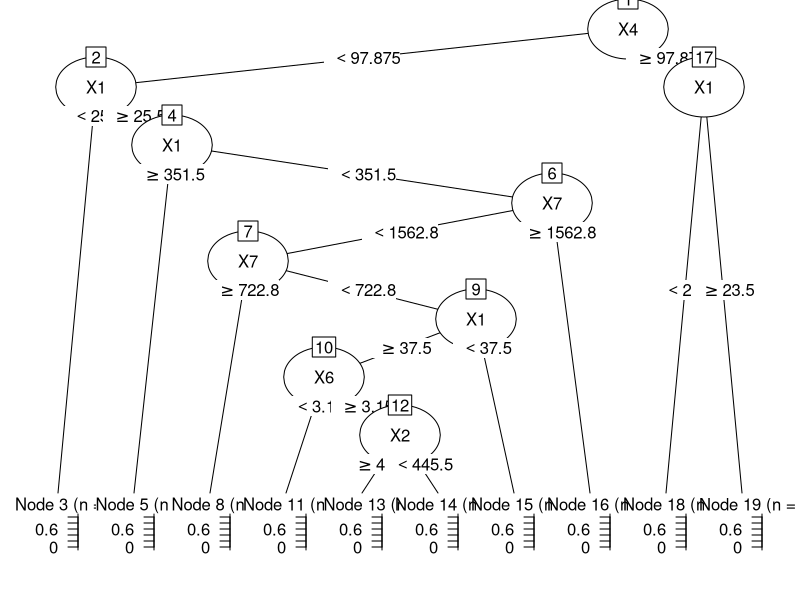
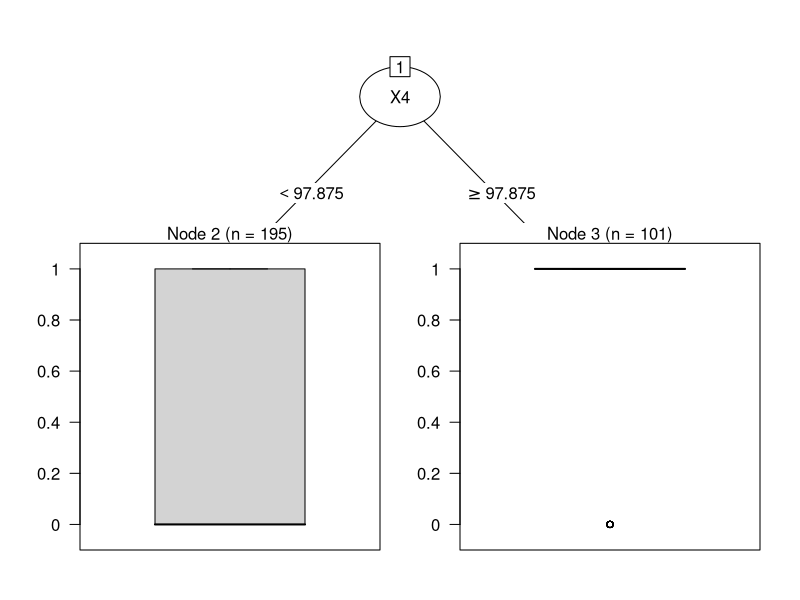
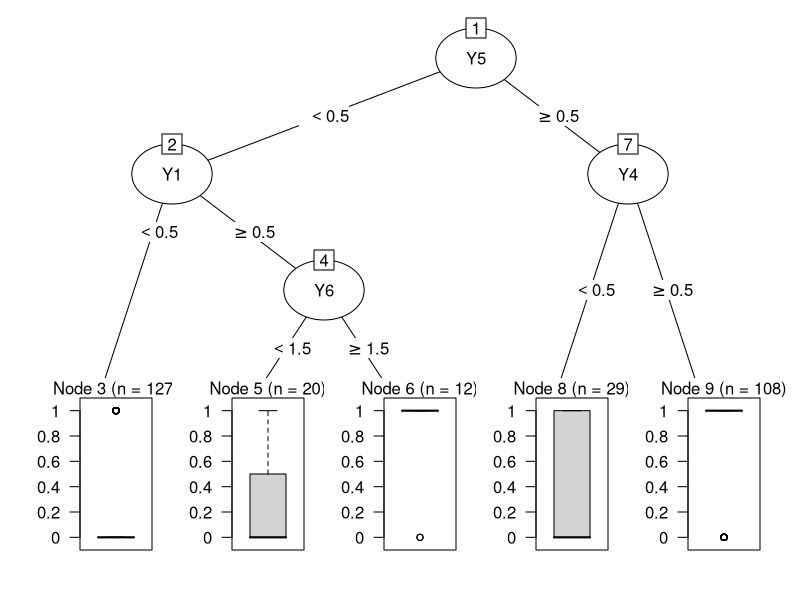
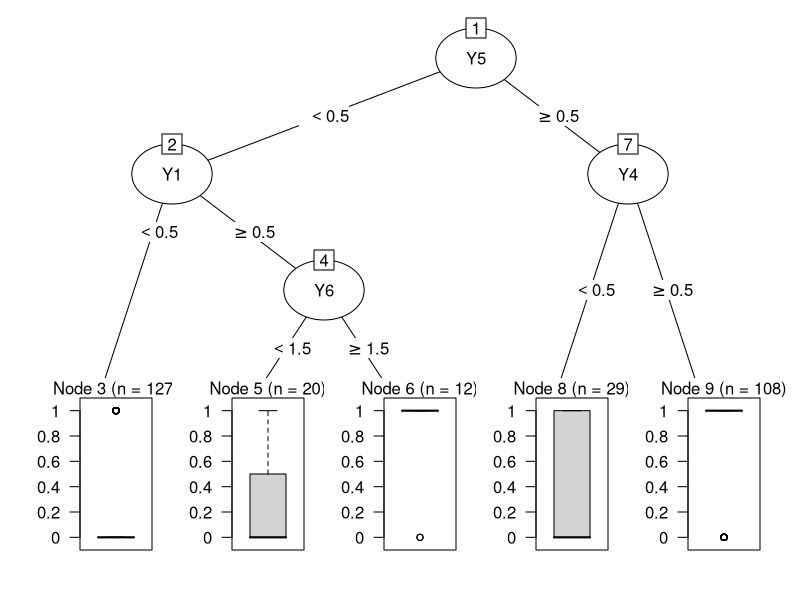
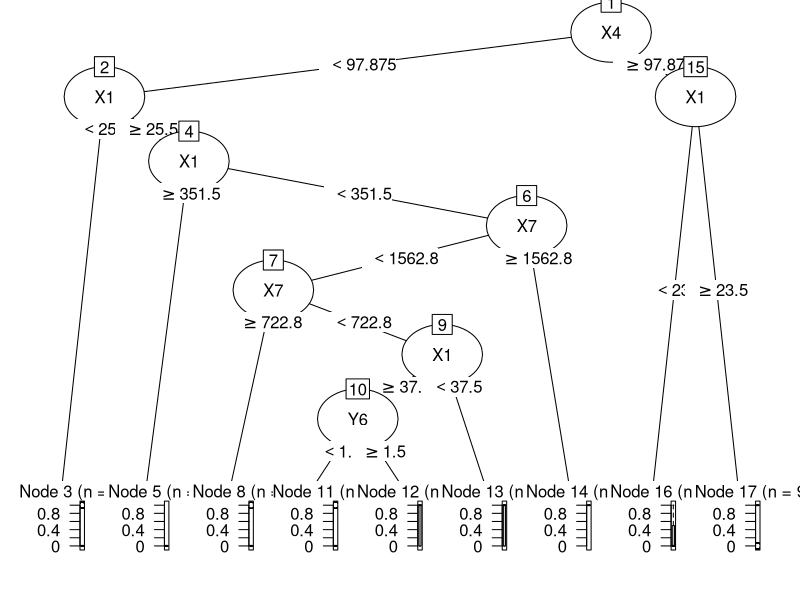
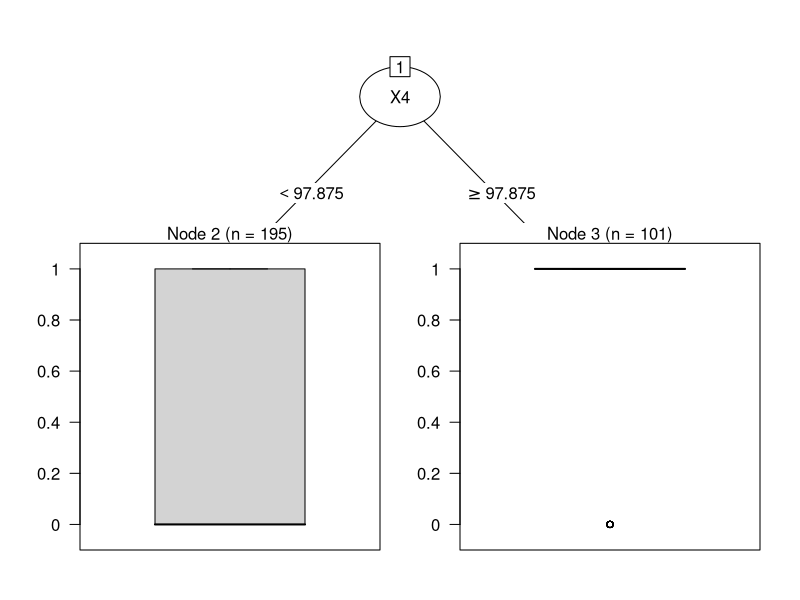
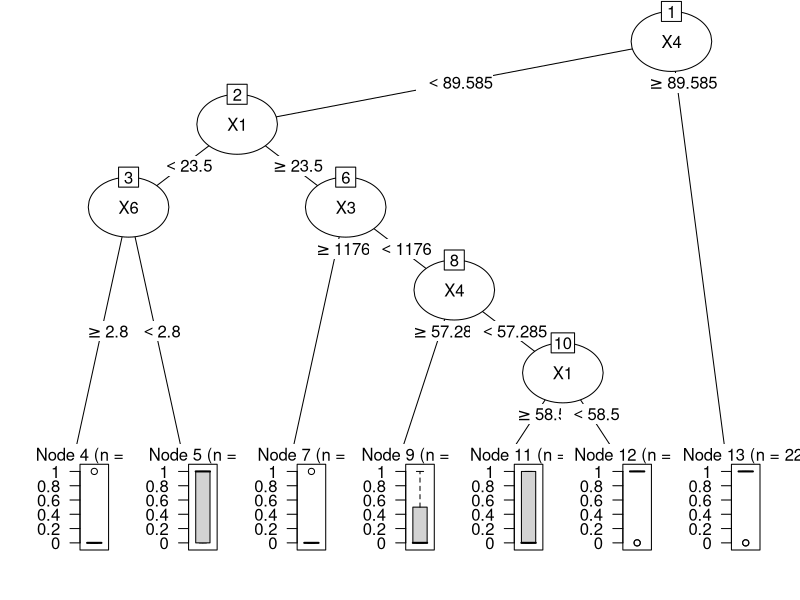
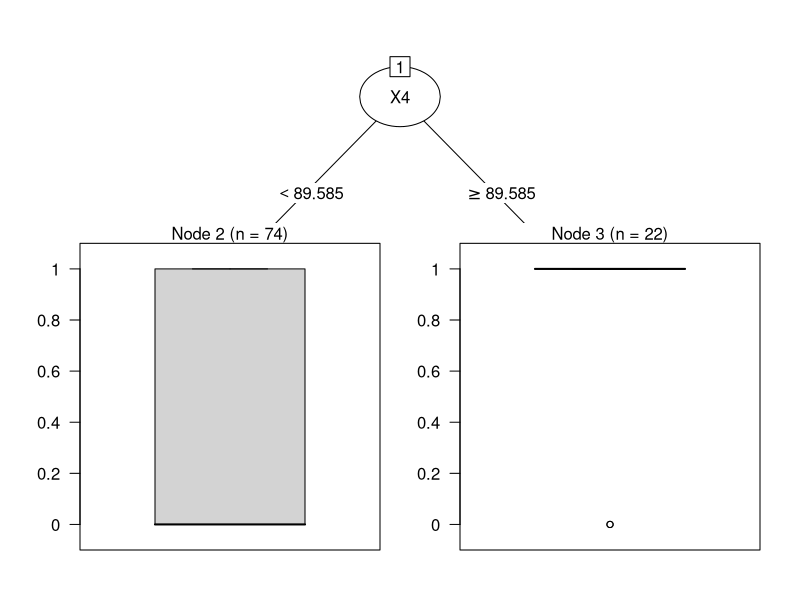

Here is the R script that generated these plots, in order:
#install.packages("party")
#nstall.packages ("partykit") 
#nstall.packages ("rpart") 

library(party)
library("partykit") 
library("rpart") 

Data <- read.csv("data.csv", header=TRUE, sep= ",")
print(head(Data))
#head(Data$X2)
#handle null data
random.imp <- function(a){
  missing <- is.na(a)
  n.missing <- sum(missing)
  a.obs <- a[!missing]
  imputed <- a
  imputed[missing] <- sample(a.obs, n.missing, replace = TRUE)
  return(imputed)
}

#fill null data of X
Data$X1 <- random.imp(Data$X1)
Data$X2 <- random.imp(Data$X2)
Data$X3 <- random.imp(Data$X3)
Data$X4 <- random.imp(Data$X4)
Data$X5 <- random.imp(Data$X5)
Data$X6 <- random.imp(Data$X6)
Data$X7 <- random.imp(Data$X7)
#fill null data of Y
Data$Y1 <- random.imp(Data$Y1)
Data$Y2 <- random.imp(Data$Y2)
Data$Y3 <- random.imp(Data$Y3)
Data$Y4 <- random.imp(Data$Y4)
Data$Y5 <- random.imp(Data$Y5)
Data$Y6 <- random.imp(Data$Y6)
Data$Y7 <- random.imp(Data$Y7)

#check if any null values
sum(is.na(Data))


#Decision tree using X data
print(head(Data[c(4:10)]))
# Create the input data frame.
input_X <- Data[c(4:10)]
str(input_X) 
attach(input_X)
DT_Model_X <-rpart(Data$Response~., data=input_X, method='class', control=rpart.control(minsplit=15, minbucket=5, maxdepth=8))
plot(as.party(DT_Model_X)) 
print(DT_Model_X)
#Prune the tree
opt <- which.min(DT_Model_X$cptable [, "xerror"])
cp <- DT_Model_X$cptable [opt,"CP"]
DT_Model_X_pruned <- prune(DT_Model_X, cp=cp)
plot(as.party(DT_Model_X_pruned))
#Calculate accuracy of tree
prediction_X = predict(DT_Model_X_pruned, Data, type="class")
table_mat_X <- table(Data$Response, prediction_X)
accuracy_Test_X <- sum(diag(table_mat_X)) / sum(table_mat_X)
print(paste("Accuracy for Decision tree using X data: ",accuracy_Test_X))
print(DT_Model_X_pruned)
summary(DT_Model_X_pruned)

#Decision tree using Y data
print(head(Data[c(11:17)]))
# Create the input data frame.
input_Y <- Data[c(11:17)]
str(input_Y) 
attach(input_Y)
DT_Model_Y <-rpart(Data$Response~., data=input_Y, method='class', control=rpart.control(minsplit=15, minbucket=5, maxdepth=8))
plot(as.party(DT_Model_Y)) 
print(DT_Model_Y)
#Prune the tree
opt <- which.min(DT_Model_Y$cptable [, "xerror"])
cp <- DT_Model_Y$cptable [opt,"CP"]
DT_Model_Y_pruned <- prune(DT_Model_Y, cp=cp)
plot(as.party(DT_Model_Y_pruned))
#Calculate accuracy of tree
prediction_Y = predict(DT_Model_Y_pruned, Data, type="class")
table_mat_Y <- table(Data$Response, prediction_Y)
accuracy_Test_Y <- sum(diag(table_mat_Y)) / sum(table_mat_Y)
print(paste("Accuracy for Decision tree using Y data: ",accuracy_Test_Y))
summary(DT_Model_Y_pruned)

#Decision tree using X & Y data 
print(head(Data[c(4:17)]))
# Create the input data frame.
input_XY <- Data[c(4:17)]
str(input_XY) 
attach(input_XY)
DT_Model_XY <-rpart(Data$Response~., data=input_XY, method='class', control=rpart.control(minsplit=15, minbucket=5, maxdepth=8))
plot(as.party(DT_Model_XY)) 
print(DT_Model_XY)
#Prune the tree
opt <- which.min(DT_Model_XY$cptable [, "xerror"])
cp <- DT_Model_XY$cptable [opt,"CP"]
DT_Model_XY_pruned <- prune(DT_Model_XY, cp=cp)
plot(as.party(DT_Model_XY_pruned))
#Calculate accuracy of tree
prediction_XY = predict(DT_Model_XY_pruned, Data, type="class")
table_mat_XY <- table(Data$Response, prediction_XY)
accuracy_Test_XY <- sum(diag(table_mat_XY)) / sum(table_mat_XY)
print(paste("Accuracy for Decision tree using X & Y data: ",accuracy_Test_XY))
summary(DT_Model_XY_pruned)

#Decision tree using X data for group 0
# Create the input data frame.
input_X_Group <- Data[c(2:10)]
input_X_G0 <- subset(input_X_Group, Group == 0)
print(head(input_X_G0))
str(input_X_G0) 
attach(input_X_G0)
DT_Model_X_G0 <-rpart(Response~., data=input_X_G0, method='class',control=rpart.control(minsplit=15, minbucket=5, maxdepth=8))
plot(as.party(DT_Model_X_G0)) 
print(DT_Model_X_G0)
#Prune the tree
opt <- which.min(DT_Model_X_G0$cptable [, "xerror"])
cp <- DT_Model_X_G0$cptable [opt,"CP"]
DT_Model_X_G0_pruned <- prune(DT_Model_X_G0, cp=cp)
plot(as.party(DT_Model_X_G0_pruned))
#Calculate accuracy of tree
prediction_X_G0 = predict(DT_Model_X_G0_pruned, Data, type="class")
table_mat_X_G0 <- table(Data$Response, prediction_X_G0)
accuracy_Test_X_G0 <- sum(diag(table_mat_X_G0)) / sum(table_mat_X_G0)
print(paste("Accuracy for Decision tree using X data for group 0: ",accuracy_Test_X_G0))
summary(DT_Model_X_G0_pruned)

#Decision tree using Y data for group 0
# Create the input data frame.
input_Y_Group <- Data[c(2,3,11,12,13,14,15,16,17)]
input_Y_G0 <- subset(input_Y_Group, Group == 0)
str(input_Y_G0) 
attach(input_Y_G0)
DT_Model_Y_G0 <-rpart(Response~., data=input_Y_G0, method='class', control=rpart.control(minsplit=15, minbucket=5, maxdepth=8))
plot(as.party(DT_Model_Y_G0)) 
print(DT_Model_Y_G0)
#Prune the tree
opt <- which.min(DT_Model_Y_G0$cptable [, "xerror"])
cp <- DT_Model_Y_G0$cptable [opt,"CP"]
DT_Model_Y_G0_pruned <- prune(DT_Model_Y_G0, cp=cp)
plot(as.party(DT_Model_Y_G0_pruned))
#Calculate accuracy of tree
prediction_Y_G0 = predict(DT_Model_Y_G0_pruned, Data, type="class")
table_mat_Y_G0 <- table(Data$Response, prediction_Y_G0)
accuracy_Test_Y_G0 <- sum(diag(table_mat_Y_G0)) / sum(table_mat_Y_G0)
print(paste("Accuracy for Decision tree using Y data for group 0: ",accuracy_Test_Y_G0))
summary(DT_Model_Y_G0_pruned)

#Decision tree using X & Y data for group 0
# Create the input data frame.
input_XY_Group <- Data[c(2:17)]
input_XY_G0 <- subset(input_XY_Group, Group == 0)
str(input_XY_G0) 
attach(input_XY_G0)
DT_Model_XY_G0 <-rpart(Response~., data=input_XY_G0, method='class', control=rpart.control(minsplit=15, minbucket=5, maxdepth=8))
plot(as.party(DT_Model_XY_G0)) 
print(DT_Model_XY_G0)
#Prune the tree
opt <- which.min(DT_Model_XY_G0$cptable [, "xerror"])
cp <- DT_Model_XY_G0$cptable [opt,"CP"]
DT_Model_XY_G0_pruned <- prune(DT_Model_XY_G0, cp=cp)
plot(as.party(DT_Model_XY_G0_pruned))
#Calculate accuracy of tree
prediction_XY_G0 = predict(DT_Model_XY_G0_pruned, Data, type="class")
table_mat_XY_G0 <- table(Data$Response, prediction_XY_G0)
accuracy_Test_XY_G0 <- sum(diag(table_mat_XY_G0)) / sum(table_mat_XY_G0)
print(paste("Accuracy for Decision tree using X & Y data for group 0: ",accuracy_Test_XY_G0))
summary(DT_Model_XY_G0_pruned)

#Decision tree using X data for group 1
# Create the input data frame.
input_X_G1 <- subset(input_X_Group, Group == 1)
print(head(input_X_G1))
str(input_X_G1) 
attach(input_X_G1)
DT_Model_X_G1 <-rpart(Response~., data=input_X_G1, method='class', control=rpart.control(minsplit=15, minbucket=5, maxdepth=8))
plot(as.party(DT_Model_X_G1)) 
print(DT_Model_X_G1)
#Prune the tree
opt <- which.min(DT_Model_X_G1$cptable [, "xerror"])
cp <- DT_Model_X_G1$cptable [opt,"CP"]
DT_Model_X_G1_pruned <- prune(DT_Model_X_G1, cp=cp)
plot(as.party(DT_Model_X_G1_pruned))
#Calculate accuracy of tree
prediction_X_G1 = predict(DT_Model_X_G1_pruned, Data, type="class")
table_mat_X_G1 <- table(Data$Response, prediction_X_G1)
accuracy_Test_X_G1 <- sum(diag(table_mat_X_G1)) / sum(table_mat_X_G1)
print(paste("Accuracy for Decision tree using X data for group 1: ",accuracy_Test_X_G1))
summary(DT_Model_X_G1_pruned)

#Decision tree using Y data for group 1
# Create the input data frame.
input_Y_G1 <- subset(input_Y_Group, Group == 1)
print(head(input_Y_G1))
str(input_Y_G1) 
attach(input_Y_G1)
DT_Model_Y_G1 <-rpart(Response~., data=input_Y_G1, method='class', control=rpart.control(minsplit=15, minbucket=5, maxdepth=8))
plot(as.party(DT_Model_Y_G1)) 
print(DT_Model_Y_G1)
#Prune the tree
opt <- which.min(DT_Model_Y_G1$cptable [, "xerror"])
cp <- DT_Model_Y_G1$cptable [opt,"CP"]
DT_Model_Y_G1_pruned <- prune(DT_Model_Y_G1, cp=cp)
plot(as.party(DT_Model_Y_G1_pruned))
#Calculate accuracy of tree
prediction_Y_G1 = predict(DT_Model_Y_G1_pruned, Data, type="class")
table_mat_Y_G1 <- table(Data$Response, prediction_Y_G1)
accuracy_Test_Y_G1 <- sum(diag(table_mat_Y_G1)) / sum(table_mat_Y_G1)
print(paste("Accuracy for Decision tree using Y data for group 1: ",accuracy_Test_Y_G1))
summary(DT_Model_Y_G1_pruned)

#Decision tree using X & Y data for group 1
input_XY_G1 <- subset(input_XY_Group, Group == 1)
print(head(input_XY_G1))
str(input_XY_G1) 
attach(input_XY_G1)
DT_Model_XY_G1 <-rpart(Response~., data=input_XY_G1, method='class', control=rpart.control(minsplit=15, minbucket=5, maxdepth=8))
plot(as.party(DT_Model_XY_G1)) 
print(DT_Model_XY_G1)
#Prune the tree
opt <- which.min(DT_Model_XY_G1$cptable [, "xerror"])
cp <- DT_Model_XY_G1$cptable [opt,"CP"]
DT_Model_XY_G1_pruned <- prune(DT_Model_XY_G1, cp=cp)
plot(as.party(DT_Model_XY_G1_pruned))
#Calculate accuracy of tree
prediction_XY_G1 = predict(DT_Model_XY_G1_pruned, Data, type="class")
table_mat_XY_G1 <- table(Data$Response, prediction_XY_G1)
accuracy_Test_XY_G1 <- sum(diag(table_mat_XY_G1)) / sum(table_mat_XY_G1)
print(paste("Accuracy for Decision tree using X & Y data for group 1: ",accuracy_Test_XY_G1))
summary(DT_Model_XY_G1_pruned)



print(paste("Accuracy for Decision tree using X data: ",accuracy_Test_X))
print(paste("Accuracy for Decision tree using Y data: ",accuracy_Test_Y))
print(paste("Accuracy for Decision tree using X & Y data: ",accuracy_Test_XY))
print(paste("Accuracy for Decision tree using X data for group 0: ",accuracy_Test_X_G0))
print(paste("Accuracy for Decision tree using Y data for group 0: ",accuracy_Test_Y_G0))
print(paste("Accuracy for Decision tree using X & Y data for group 0: ",accuracy_Test_XY_G0))
print(paste("Accuracy for Decision tree using X data for group 1: ",accuracy_Test_X_G1))
print(paste("Accuracy for Decision tree using Y data for group 1: ",accuracy_Test_Y_G1))
print(paste("Accuracy for Decision tree using X & Y data for group 1: ",accuracy_Test_XY_G1))
